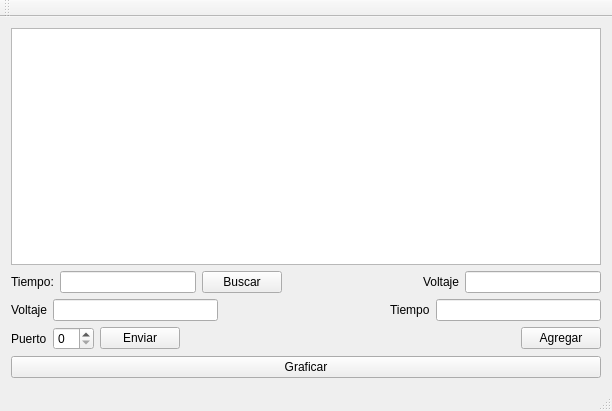
<?xml version="1.0" encoding="UTF-8"?>
<ui version="4.0">
 <class>MainWindow</class>
 <widget class="QMainWindow" name="MainWindow">
  <property name="geometry">
   <rect>
    <x>0</x>
    <y>0</y>
    <width>612</width>
    <height>411</height>
   </rect>
  </property>
  <property name="windowTitle">
   <string>MainWindow</string>
  </property>
  <widget class="QWidget" name="centralWidget">
   <layout class="QVBoxLayout" name="verticalLayout">
    <item>
     <widget class="QPlainTextEdit" name="plainTextEdit"/>
    </item>
    <item>
     <layout class="QHBoxLayout" name="horizontalLayout_2">
      <item>
       <widget class="QLabel" name="label">
        <property name="text">
         <string>Tiempo:</string>
        </property>
       </widget>
      </item>
      <item>
       <widget class="QLineEdit" name="tbBuscador"/>
      </item>
      <item>
       <widget class="QPushButton" name="bnBuscarVoltaje">
        <property name="text">
         <string>Buscar</string>
        </property>
       </widget>
      </item>
      <item>
       <spacer name="horizontalSpacer_3">
        <property name="orientation">
         <enum>Qt::Horizontal</enum>
        </property>
        <property name="sizeHint" stdset="0">
         <size>
          <width>40</width>
          <height>20</height>
         </size>
        </property>
       </spacer>
      </item>
      <item>
       <widget class="QLabel" name="label_3">
        <property name="text">
         <string>Voltaje</string>
        </property>
       </widget>
      </item>
      <item>
       <widget class="QLineEdit" name="tbAgregar"/>
      </item>
     </layout>
    </item>
    <item>
     <layout class="QHBoxLayout" name="horizontalLayout">
      <item>
       <widget class="QLabel" name="label_2">
        <property name="text">
         <string>Voltaje</string>
        </property>
       </widget>
      </item>
      <item>
       <widget class="QLineEdit" name="tbResultado">
        <property name="readOnly">
         <bool>true</bool>
        </property>
       </widget>
      </item>
      <item>
       <spacer name="horizontalSpacer">
        <property name="orientation">
         <enum>Qt::Horizontal</enum>
        </property>
        <property name="sizeHint" stdset="0">
         <size>
          <width>40</width>
          <height>20</height>
         </size>
        </property>
       </spacer>
      </item>
      <item>
       <widget class="QLabel" name="label_4">
        <property name="text">
         <string>Tiempo</string>
        </property>
       </widget>
      </item>
      <item>
       <widget class="QLineEdit" name="tbTiempo"/>
      </item>
     </layout>
    </item>
    <item>
     <layout class="QHBoxLayout" name="horizontalLayout_3">
      <item>
       <widget class="QLabel" name="lblPuerto">
        <property name="text">
         <string>Puerto</string>
        </property>
       </widget>
      </item>
      <item>
       <widget class="QSpinBox" name="puerto"/>
      </item>
      <item>
       <widget class="QPushButton" name="bnEnviar">
        <property name="text">
         <string>Enviar</string>
        </property>
       </widget>
      </item>
      <item>
       <spacer name="horizontalSpacer_2">
        <property name="orientation">
         <enum>Qt::Horizontal</enum>
        </property>
        <property name="sizeHint" stdset="0">
         <size>
          <width>40</width>
          <height>20</height>
         </size>
        </property>
       </spacer>
      </item>
      <item>
       <widget class="QPushButton" name="bnAgregar">
        <property name="text">
         <string>Agregar</string>
        </property>
       </widget>
      </item>
     </layout>
    </item>
    <item>
     <widget class="QPushButton" name="bnGraficar">
      <property name="text">
       <string>Graficar</string>
      </property>
     </widget>
    </item>
   </layout>
  </widget>
  <widget class="QMenuBar" name="menuBar">
   <property name="geometry">
    <rect>
     <x>0</x>
     <y>0</y>
     <width>612</width>
     <height>25</height>
    </rect>
   </property>
  </widget>
  <widget class="QToolBar" name="mainToolBar">
   <attribute name="toolBarArea">
    <enum>TopToolBarArea</enum>
   </attribute>
   <attribute name="toolBarBreak">
    <bool>false</bool>
   </attribute>
  </widget>
  <widget class="QStatusBar" name="statusBar"/>
 </widget>
 <layoutdefault spacing="6" margin="11"/>
 <resources/>
 <connections/>
</ui>
